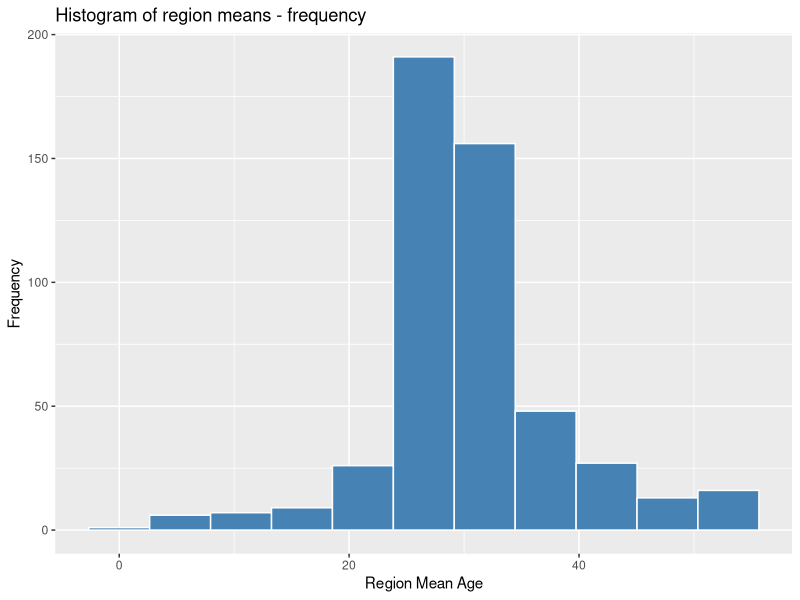
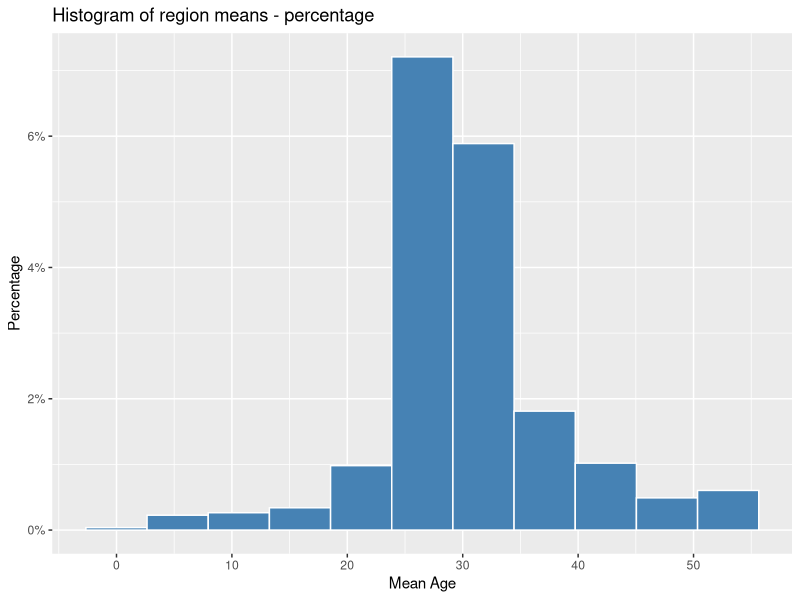
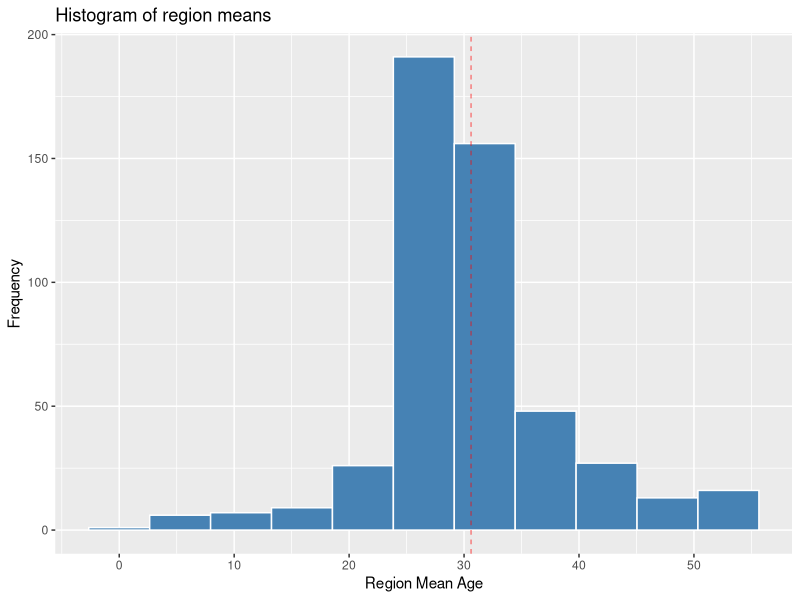
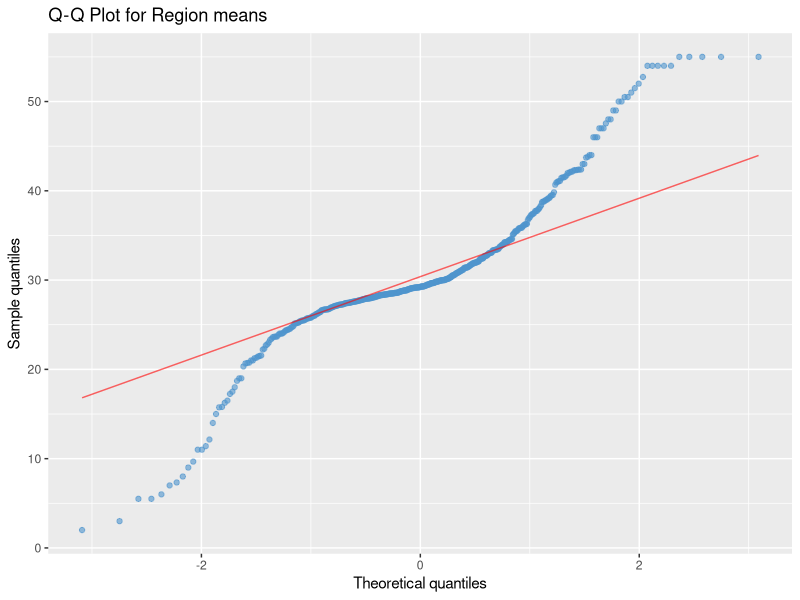
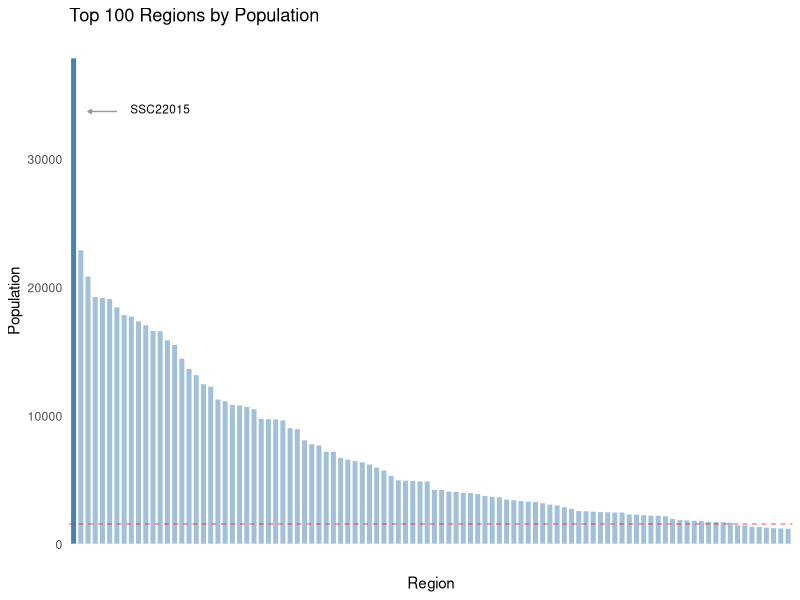
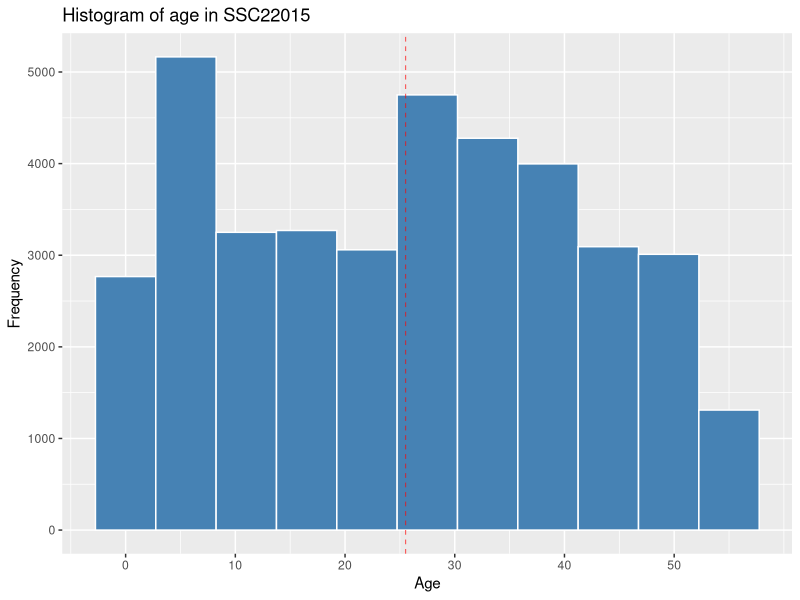
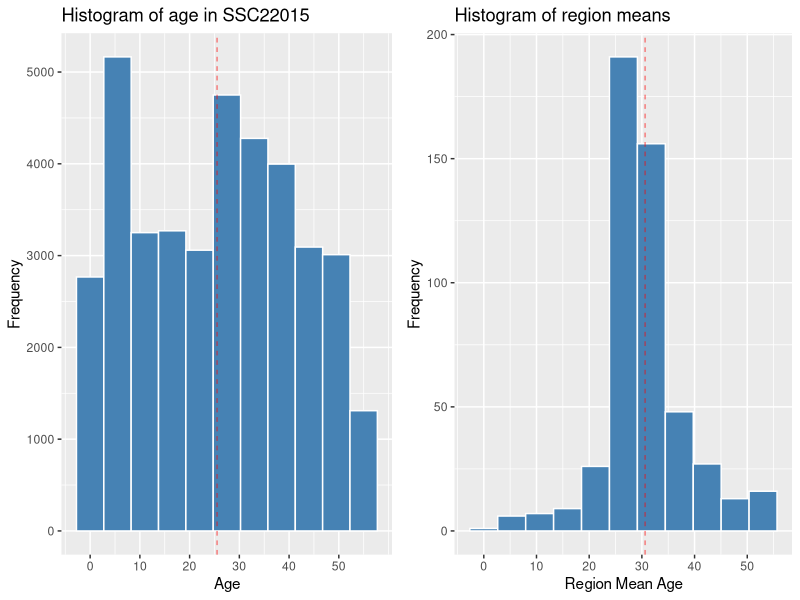
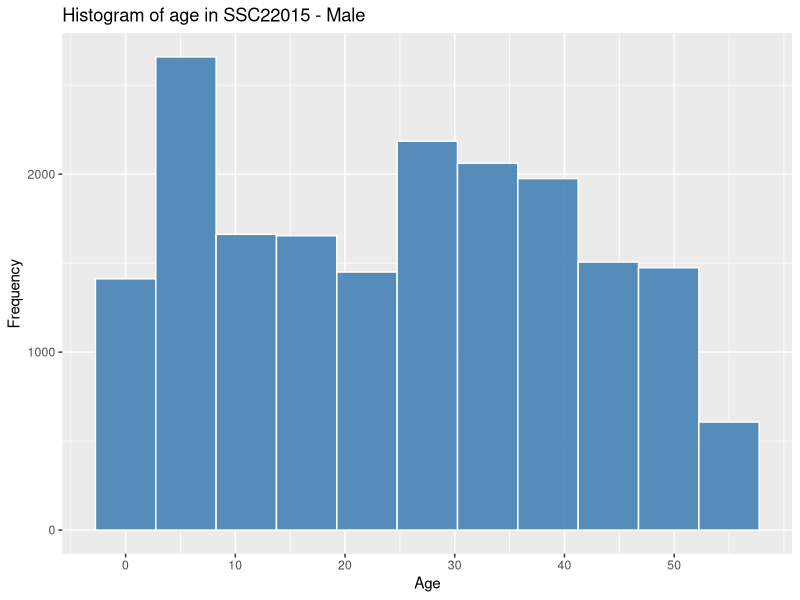

R code for these plots, in order:
## ---- chunk 1
knitr::opts_chunk$set(warning = FALSE, message = FALSE)
## ---- chunk 2

library(readr)
library(dplyr) 
library(tidyr)
library(ggplot2) 
library(scales)
library(magrittr)
library(here)
library(knitr)
library(forcats)

## ---- chunk 3

df <- read_csv(here("pop_dataset_0002.csv"), show_col_types = FALSE) %>% as_tibble()

## ---- chunk 4

df %>% head()

## ---- chunk 5
# Generate unique values and view first 10
unique_vals <- df %>% lapply(unique) %>% lapply(head, 10) 

# View variables
unique_vals
## ---- chunk 6

df$region %<>% as.factor()
df$gender %<>% as.factor()

## ---- chunk 7

df %>% select(c("age", "population")) %>%  summary()

## ---- chunk 8

df %>% str()

## ---- chunk 9
df %>%  head()

## ---- chunk 10

# Check for NA values
colSums(is.na(df))

## ---- chunk 11

df_uncount <- df %>% uncount(weights = population)

## ---- chunk 12

region_mean_age <- df_uncount$age %>% mean()
region_mean_age

## ---- chunk 13

region_stand_dev <- df_uncount$age %>% sd()
region_stand_dev

## ---- chunk 14

# Calculate mean age for each region - arrange by region code
region_means <- df_uncount %>% 
  group_by(region) %>% 
  summarise(mean_age = mean(age)) %>%
  arrange(region)

# View first 5 rows
region_means %>% head(5)

## ---- chunk 15

region_summary <- region_means %>% 
        summarise(Mean = mean(mean_age),
                  `Standard deviation` = sd(mean_age),
                  Minimum = min(mean_age),
                  `First quartile` = quantile(mean_age, probs = 0.25),
                  Median = median(mean_age),
                  `Third quartile` = quantile(mean_age,probs = 0.75),
                  Maximum = max(mean_age),
                  `Interquartile range` = IQR(mean_age))
region_summary

## ---- chunk 16

region_summary %>% t() %>% 
  kable(caption = "Summary statistics for region means", align = "lc", digits = 2)

## ---- chunk 17
region_means %>%  
  ggplot() +
  geom_histogram(aes(mean_age), bins = 11, color = "white", fill = "steelblue") +
  labs(x = "Region Mean Age", y = 'Frequency', title = "Histogram of region means - frequency")

## ---- chunk 18

region_means %>% ggplot() +
  geom_histogram(aes(x = mean_age, y = after_stat(density)), bins=11, color = "white", fill = "steelblue") +
  labs(title = "Histogram of region means - percentage", x = "Mean Age", y = "Percentage") +
  scale_y_continuous(labels = percent) +
  scale_x_continuous(breaks = seq(0,55,10)) 

## ---- chunk 19

plot_region_means <- region_means %>%  
  ggplot() +
  geom_histogram(aes(mean_age), bins = 11, color = "white", fill = "steelblue") +
  labs(x = "Region Mean Age", y = 'Frequency', title = "Histogram of region means") +
  scale_x_continuous(breaks = seq(0,55,10)) +
  geom_vline(aes(xintercept = mean(mean_age)), alpha = 0.6, color = 'red', linetype = 'dashed', size = 0.4)

plot_region_means

## ---- chunk 20

region_means %>% 
  ggplot(aes(sample = mean_age)) + 
  stat_qq(color = "steelblue3", alpha=0.6) + 
  stat_qq_line(color="red", alpha=0.6) +
  labs(x  = 'Theoretical quantiles', y = 'Sample quantiles', 
       title = 'Q-Q Plot for Region means')

## ---- chunk 21

sw_results <- shapiro.test(region_means$mean_age)
sw_results

sw_results$p.value

## ---- chunk 22

region_population <- df_uncount %>% 
  group_by(region) %>% 
  summarise(population = n()) %>% 
  arrange(desc(population))
region_population %>% head(5)

## ---- chunk 23

region_mean_pop <- region_population %>% mean(population)

# Set parameters to highlight region with largest population, with annotation 
highlight <- region_population[1,] 
region_max_code <-as.character(region_population[[1, "region"]])
annotation <- data.frame(x=13, y=region_population[[1,2]], label=region_max_code)

# Plot to show Top 100 Regions by population
region_population[1:100,] %>%  
  mutate(region = fct_reorder(region, desc(population))) %>%
  ggplot(aes(x = region, y = population)) +
  geom_bar(stat = "identity", colour="white", fill = "steelblue", alpha = 0.5) +
  geom_bar(data = highlight, aes(x = region, y = population), stat="identity", colour="white", fill = "steelblue") +
  scale_x_discrete(labels = NULL) +
  labs(x="Region", y="Population", title=paste("Top 100 Regions by Population")) +
  geom_text(data=annotation, aes( x=x, y=y-4000, label=label), size=3) +
  annotate("segment", x = 7, xend = 3, y = annotation$y-4200, yend = annotation$y - 4200, color = "grey60", size=0.5, arrow=arrow(angle = 30, length = unit(0.1, "cm"), type = "closed")) +
  geom_hline(data = region_population, aes(yintercept = mean(population)), alpha = 0.6, color = "red", linetype = "dashed", size = 0.4) +
  theme(panel.background = element_rect(NA), axis.ticks = element_blank())
## ---- chunk 24

pop_largest <- df_uncount %>% 
  filter(region == region_max_code)
## ---- chunk 25
largest_region_summary <- pop_largest %>%   
        summarise(Mean = mean(age),
                  `Standard deviation` = sd(age),
                  Minimum = min(age),
                  `First quartile` = quantile(age, probs = 0.25),
                  Median = median(age),
                  `Third quartile` = quantile(age,probs = 0.75),
                  Maximum = max(age),
                  `Interquartile range` = IQR(age))

largest_region_summary

## ---- chunk 26

largest_region_summary %>% t() %>% 
  kable(caption = paste("Summary statistics for region", region_max_code), align = "lc", digits = 2)

## ---- chunk 27

plot_largest_region <- pop_largest %>%  ggplot() +
  geom_histogram(aes(age), bins = 11, color = "white", fill = "steelblue") +
  labs(x = "Age", y = "Frequency", title = paste("Histogram of age in", region_max_code)) + scale_x_continuous(breaks = seq(0,55,10)) +
  geom_vline(aes(xintercept = mean(age)), alpha = 0.6, color = "red", linetype = "dashed", size = 0.4)
plot_largest_region

## ---- chunk 28

# Combine summary stats
sum_stats <- data.frame(cbind(t(largest_region_summary), t(region_summary)))
# View table of summary stats for comparison  
sum_stats %>% kable(align = "lll", digits = 2, col.names = c(region_max_code, "All regions"))

## ---- chunk 29

ggpubr::ggarrange(plot_largest_region, plot_region_means, ncol = 2, nrow=1)

## ---- chunk 30

pop_largest %>% filter(gender == "M") %>% 
  ggplot() + 
  geom_histogram(aes(x = age), color = "white", alpha = 0.9, fill = "steelblue", bins=11) +
  scale_x_continuous(breaks = seq(0,55,10)) + 
  labs(x = "Age", y = "Frequency", title = paste("Histogram of age in", region_max_code,"- Male"))

## ---- chunk 31

pop_largest %>% filter(gender == "F") %>% 
  ggplot(aes(x = age)) + 
  geom_histogram(color = "white", alpha = 0.8, fill = "coral1", bins=11) +
  scale_x_continuous(breaks = seq(0,55,10)) + 
  labs(x = "Age", y = "Frequency", title = paste("Histogram of age in", region_max_code,"- Female"))

## ---- chunk 32

pop_largest %>% 
  ggplot(aes(x = age)) + 
  geom_histogram(color = "white", fill = "steelblue", bins=11) + 
  labs(x = "Age", y = "Frequency", title = "Histogram of Age - by Gender") +
  scale_x_continuous(breaks = seq(0,55,10)) +   
  facet_wrap(~gender, labeller = labeller(gender = c("F" = "Female", "M" ="Male")))

## ---- chunk 33

pop_largest %>%
  ggplot(mapping = aes(x = age, fill = gender), ) +
  geom_histogram(bins=11, alpha=0.6, position = "identity", color = "white") +
  scale_x_continuous(breaks = seq(0,55,10))  +
  scale_fill_manual(values = c("coral2", "steelblue3")) +
  labs(x = "Age", y = "Frequency", title = "Histogram of Age - comparing Gender")

## ---- chunk 34

# Add factor for age group- older/younger
df_groups <- df_uncount %>%
  mutate(age_group = factor(case_when(
    age < 40 ~ "Younger",
    age >= 40 ~ "Older"
  )))
## ---- chunk 35
# Generate ratios for older/younger age groups by region
region_age_stats <- df_groups %>% 
  group_by(region) %>% 
  summarise(population = n(),
            older = sum(age_group == "Older"),
            younger = sum(age_group == "Younger"),
            ratio_older_to_younger = older/younger)

# View first 6 rows
region_age_stats %>%  head()

## ---- chunk 36

# Create plot ratio older/younger vs population
region_age_stats %>%
  ggplot(aes(x = population, y = ratio_older_to_younger)) + 
  geom_point(alpha=0.3) +
  geom_hline(aes(yintercept = 1), alpha = 0.6, color = 'red', linetype = 'dashed', size = 0.4) +
  labs(x = "Population", y = "Ratio", title = "Ratio of Older/Younger per Region by Population size")

## ---- chunk 37

# Create plot ratio for populations under 250 
plot_less_250 <- region_age_stats %>% filter (population < 200) %>% 
  ggplot(aes(x = population, y = ratio_older_to_younger)) + 
  geom_point(alpha=0.4) +
  geom_hline(aes(yintercept = 1), alpha = 0.6, color = 'red', linetype = 'dashed', size = 0.4) +
  labs(x = "Population", y = "Ratio", title = "Ratio of Older/Younger per Region by Population - under 250")
## ---- chunk 38
# Create plot ratio for populations 250 and over 
plot_over_250 <- region_age_stats %>%
  filter (population >= 200) %>% 
  ggplot(aes(x = population, y = ratio_older_to_younger)) + 
  geom_point(alpha=0.4) +
  geom_hline(aes(yintercept = 1), alpha = 0.6, color = 'red', linetype = 'dashed', size = 0.4) +
  labs(x = "Population", y = "Ratio", title = "Ratio of Older/Younger per Region by Population - 250 and over")

# View plots
ggpubr::ggarrange(plot_less_250, plot_over_250, ncol = 2, nrow=1)
## ---- chunk 39

region_gender_stats <- df_groups %>% group_by(region) %>% 
  summarise(population = n(),
            female = sum(gender == "F"),
            male = sum(gender == "M"),
            ratio_male_to_female = male/female)
region_gender_stats %>%  head(5)

## ---- chunk 40

region_gender_stats %>% ggplot(aes(x = population, y = ratio_male_to_female)) + 
  geom_point(alpha=0.3) +
  geom_hline(aes(yintercept = 1), alpha = 0.6, color = 'red', linetype = 'dashed', size = 0.4) +
  labs(x = "Population", y = "Ratio", title = "Ratio of Gender per Region by Population size")

## ---- chunk 41

# Get top 2 regions by filtering on selection criteria (age and gender)
top_5_regions <- 
  df_groups %>% 
  group_by(region) %>% 
  filter(age >= 18 & age < 23) %>% 
  summarise(population = n(),
            female = sum(gender == "F"),
            male = sum(gender == "M"),
            ratio_male_to_female = male/female) %>% 
  arrange(desc(population)) %>% head(5)

top_5_regions

## ---- chunk 42

# Calculate expected attendance based on 15% attendance
target <- top_5_regions %>% 
  select("region", "female") %>% 
  rename(target_population = female) %>% 
  mutate(expected_attendance = round(target_population * 0.15),
         double_attendance = round(target_population * 0.3)) %>% 
  arrange(desc(target_population)) %>% head(2)
target

## ---- chunk 43

# Probability - 15%
p <- 0.15

# Region 1 parameters
target_region1 <- target$double_attendance[1]
n1 <- target$target_population[1]

# Calculate Region 1 probability
p_region1 <- pbinom(target_region1, size = n1, prob = p, lower.tail = FALSE)

# Region 2 parameters
target_region2 <- target$double_attendance[2]
n2 <- target$target_population[2]

# Calculate Region 1 probability
p_region2 <- pbinom(target_region2, size = n2, prob = p, lower.tail = FALSE)
## ---- chunk 44

# Probability of achieving 30% attendance in Region 1
p_region1 

# Probability of achieving 30% attendance in Region 2
p_region2

